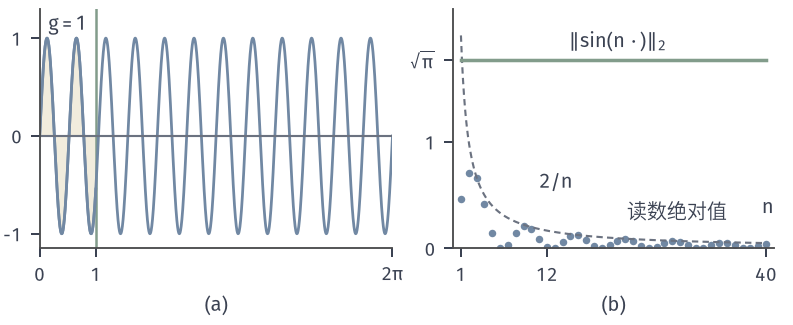

Source code (Python):
from pathlib import Path
import sys
ROOT = next(p for p in Path(__file__).resolve().parents if (p/"build.sh").is_file() and (p/"tex/book.tex").is_file())
sys.path.insert(0, str(ROOT/"figures/00-shared/mathematical-preliminaries-upper/00-shared/comprehension-figures"))
from support import figure, save, BLUE, GREEN, YELLOW, RED, PURPLE, INK, MUTED, GRID, BLUE_FILL, GREEN_FILL, YELLOW_FILL, RED_FILL, PURPLE_FILL
import numpy as np

# sin(nx) 在 g=1_{[0,1]} 下的读取：(1-cos n)/n；L2 范数恒为 sqrt(pi)。
fig, axes = figure(width_mm=112, height_mm=46, ncols=2, width_ratios=[1.1, 1])
fig.set_layout_engine(None)
fig.subplots_adjust(left=.05, right=.975, top=.97, bottom=.235, wspace=.18)
a = axes[0]
x = np.linspace(0, 2*np.pi, 3000); n = 12
y = np.sin(n*x)
a.axvline(1, color=GREEN, lw=1.0)
mask = x <= 1
a.fill_between(x[mask], 0, y[mask], color=YELLOW_FILL, lw=0)
a.plot(x, y, color=BLUE, lw=1.1)
a.plot(x[mask], y[mask], color=BLUE, lw=1.1)
a.axhline(0, color=MUTED, lw=.85)
a.set_xlim(0, 2*np.pi); a.set_ylim(-1.15, 1.3); a.set_xticks([0, 1, 2*np.pi]); a.set_xticklabels(['0', '1', r'$2\pi$']); a.set_yticks([-1, 0, 1])
a.text(.5, 1.14, '$g=1$', ha='center', va='center')
b = axes[1]
ns = np.arange(1, 41)
b.plot(ns, np.abs(1-np.cos(ns))/ns, 'o', color=BLUE, ms=3, mew=0)
nn = np.linspace(1, 40, 300)
b.plot(nn, 2/nn, color=MUTED, lw=.85, ls=(0, (3, 2)))
b.plot(nn, np.full_like(nn, np.sqrt(np.pi)), color=GREEN, lw=1.4)
b.set_xlim(0, 41); b.set_ylim(0, 2.25); b.set_xticks([1, 12, 40]); b.set_yticks([0, 1, np.sqrt(np.pi)]); b.set_yticklabels(['0', '1', r'$\sqrt{\pi}$'])
b.text(21, 1.84, r'$\Vert \sin(n\,\cdot)\Vert_2$', ha='center', va='bottom')
b.text(11, .53, '$2/n$', ha='left', va='bottom')
b.text(35, .24, '读数绝对值', ha='right', va='bottom')
b.text(1.0, .13, '$n$', transform=b.transAxes, ha='right', va='bottom')
for ax, s in zip(axes, '(a) (b)'.split()):
    q = ax.get_position(); fig.text((q.x0+q.x1)/2, .03, s, ha='center', va='bottom')
save(fig, Path(__file__).resolve().parent, 'figure', {'formula': 'sin(12x) on [0,2pi]; reading (1-cos n)/n; envelope 2/n; norm sqrt(pi)'})
